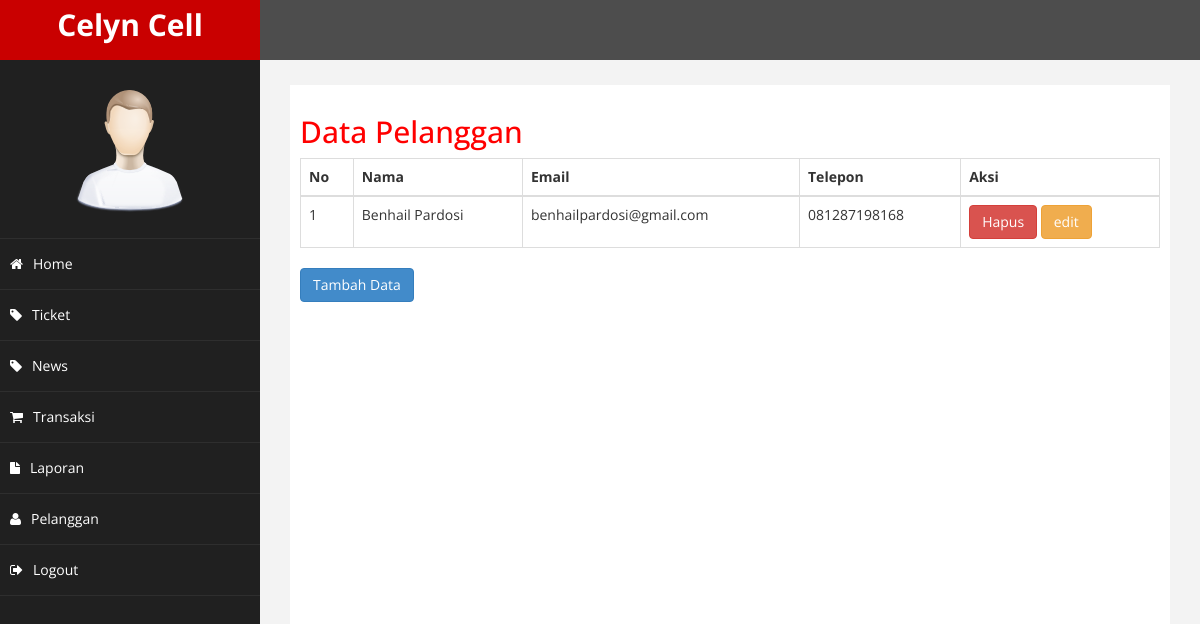
Page /admin/index.php?halaman=pelanggan (signed in) on the committed database.
### tables this page shows
CREATE TABLE `pelanggan` (
  `id_pelanggan` int(11) NOT NULL,
  `email_pelanggan` varchar(100) NOT NULL,
  `password_pelanggan` varchar(50) NOT NULL,
  `nama_pelanggan` varchar(100) NOT NULL,
  `telepon_pelanggan` varchar(25) NOT NULL,
  `alamat_pelanggan` text NOT NULL
);

### admin/pelanggan.php (the view)
<h2>Data Pelanggan</h2>
<table class="table table-bordered">
	<thead>
		<tr>
			<th>No</th>
			<th>Nama</th>
			<th>Email</th>
			<th>Telepon</th>
			<th>Aksi</th>
		</tr>
	</thead>
	<tbody>
		<?php $nomor=1; ?>
		<?php $ambil=$koneksi->query("SELECT * FROM pelanggan"); ?>
		<?php while($pecah = $ambil->fetch_assoc()){ ?>
		<tr>
			<td><?php echo $nomor; ?></td>
			<td><?php echo $pecah['nama_pelanggan']; ?></td>
			<td><?php echo $pecah['email_pelanggan']; ?></td>
			<td><?php echo $pecah['telepon_pelanggan']; ?></td>
			<td>
				<a href="index.php?halaman=hapuspelanggan&id=<?php echo $pecah['id_pelanggan']; ?>" class="btn-danger btn">Hapus</a>
				<a href="index.php?halaman=editpelanggan&id=<?php echo $pecah['id_pelanggan']; ?>" class="btn btn-warning">edit</a>
			</td>
		</tr>
		<?php $nomor++; ?>
	<?php } ?>
	</tbody>
</table>
<a href="index.php?halaman=tambahpelanggan" class="btn btn-primary">Tambah Data</a>

### admin/assets/css/custom.css (style rules this page uses)
body { font-family: 'Open Sans', sans-serif; }
h2 { color: #f00; }

### rows in the picture
pelanggan: nama_pelanggan "Benhail Pardosi", email_pelanggan "benhailpardosi@gmail.com", telepon_pelanggan "081287198168"
